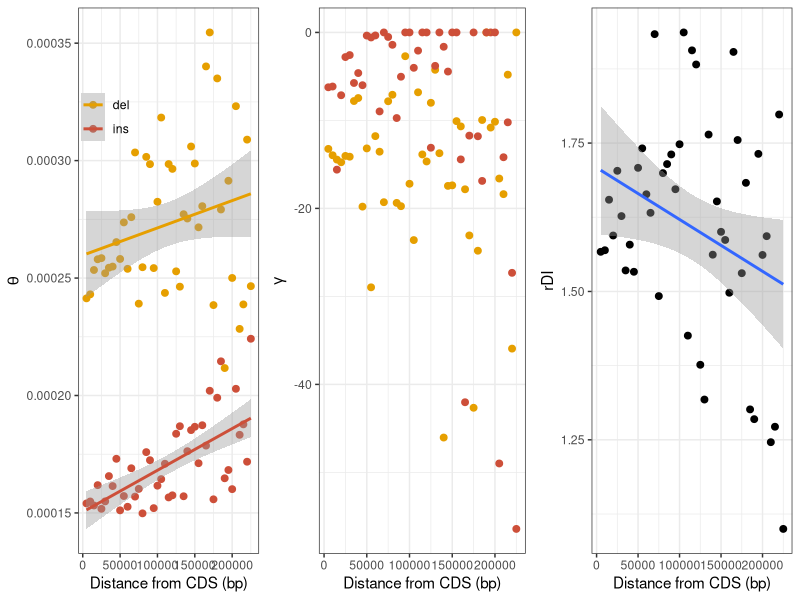

This figure's R source:
# Title     : distance anavar 5kb nc
# Objective : plots anavar results for 5kb distance windows using non coding data
# Created by: henryjuho
# Created on: 28/11/2017

library(ggplot2)
library(gridExtra)
library(gtools)

cbPalette <- c("#E69F00", 'tomato 3', 'steel blue', "#999999", "#56B4E9", "#009E73", "#F0E442", "#0072B2", "#D55E00", "#CC79A7")

prox_data = subset(read.csv('gt_sel_neu_ref_cdsdist_5kb.results.csv'), bin!='47-157')

prox_data$bin = factor(prox_data$bin, levels=mixedsort(as.character(subset(prox_data, sel_type=='sel' & var_type=='ins')$bin)))
prox_data$mean_gamma = as.numeric(as.character(prox_data$shape)) * as.numeric(as.character(prox_data$scale)) * -1
prox_data$distance = as.numeric(prox_data$bin) * 5000

ins_theta = subset(prox_data, sel_type == 'sel' & var_type == 'ins', select=c(bin, theta, distance))
colnames(ins_theta) = c('bin', 'ins_theta', 'distance')

cor.test(as.numeric(ins_theta$ins_theta), ins_theta$distance, method='spearman', exact=NULL)

del_theta = subset(prox_data, sel_type == 'sel' & var_type == 'del', select=c(bin, theta, distance))
colnames(del_theta) = c('bin', 'del_theta', 'distance')

cor.test(as.numeric(del_theta$del_theta), del_theta$distance, method='spearman', exact=NULL)

rdi_data = as.data.frame(cbind(ins_theta, del_theta$del_theta))
rdi_data$rdi = rdi_data$del_theta / rdi_data$ins_theta

cor.test(as.numeric(rdi_data$rdi), as.numeric(rdi_data$bin), method='spearman', exact=NULL)

theta_plot = ggplot(subset(prox_data, sel_type=='sel'), aes(x=distance, y=theta, colour=var_type)) +
      geom_point(stat='identity', size = 2) +
      theme_bw() +
      geom_smooth(method='lm')+
      scale_colour_manual(values=cbPalette) +
      ylab(expression(theta))  + xlab('Distance from CDS (bp)') +
      theme(legend.title = element_blank(), legend.position = c(0.15, 0.8), legend.background = element_blank())

gamma_plot = ggplot(subset(prox_data, sel_type=='sel'), aes(x=distance, y=mean_gamma, colour=var_type)) +
      geom_point(stat='identity', size = 2) +
      theme_bw() +
      scale_colour_manual(values=cbPalette) +
      ylab(expression(gamma))  + xlab('Distance from CDS (bp)') +
      theme(legend.title = element_blank(), legend.position = 'none', legend.background = element_blank())

rdi_plot = ggplot(rdi_data, aes(x=distance, y=rdi)) +
      geom_point(stat='identity', size = 2) +
      theme_bw() +
      geom_smooth(method='lm') +
      ylab('rDI')  + xlab('Distance from CDS (bp)')

png(file='distance_estimates_5kb_nc.png', width=9, height=3, units='in', res=360)

grid.arrange(theta_plot, gamma_plot, rdi_plot, nrow=1)

dev.off()
